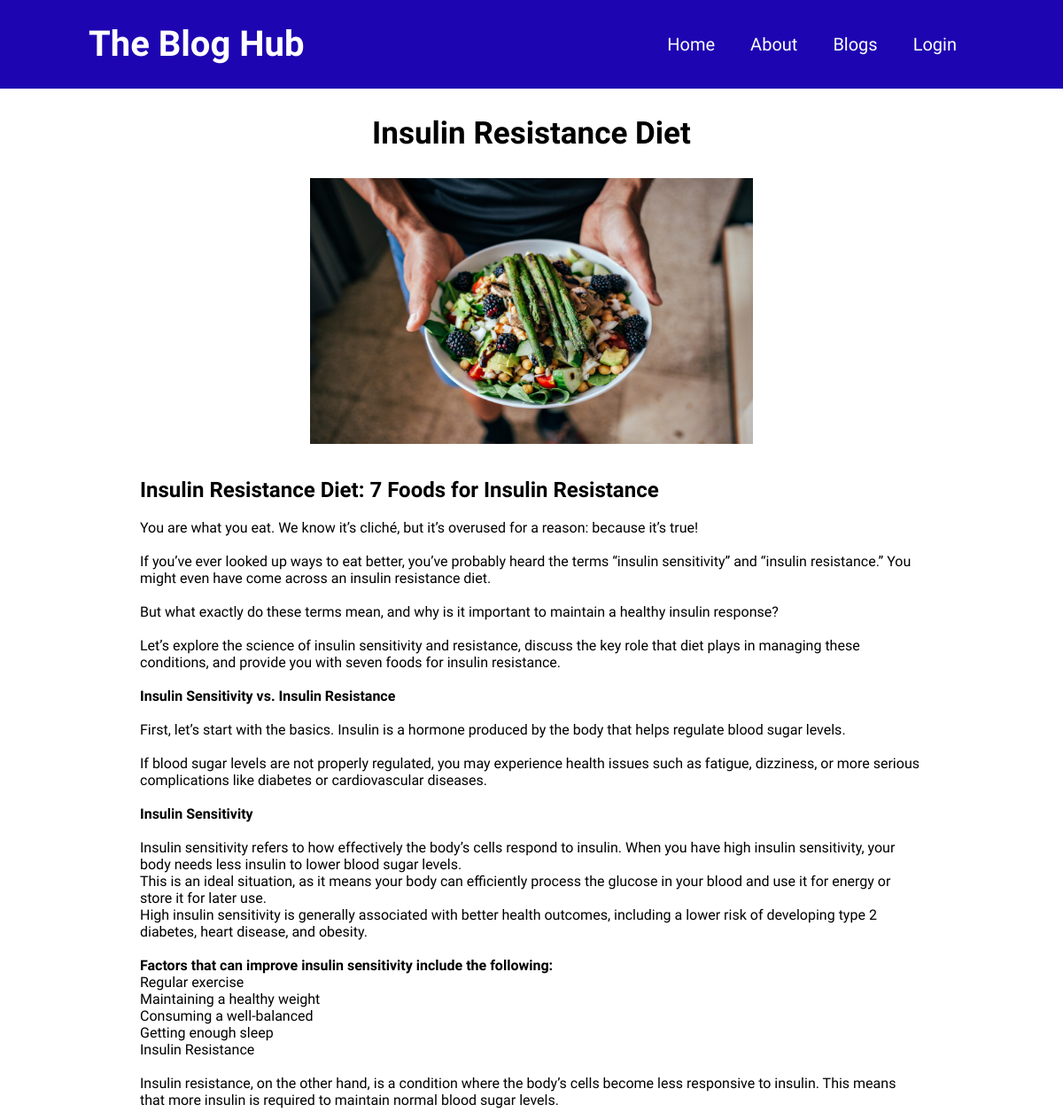
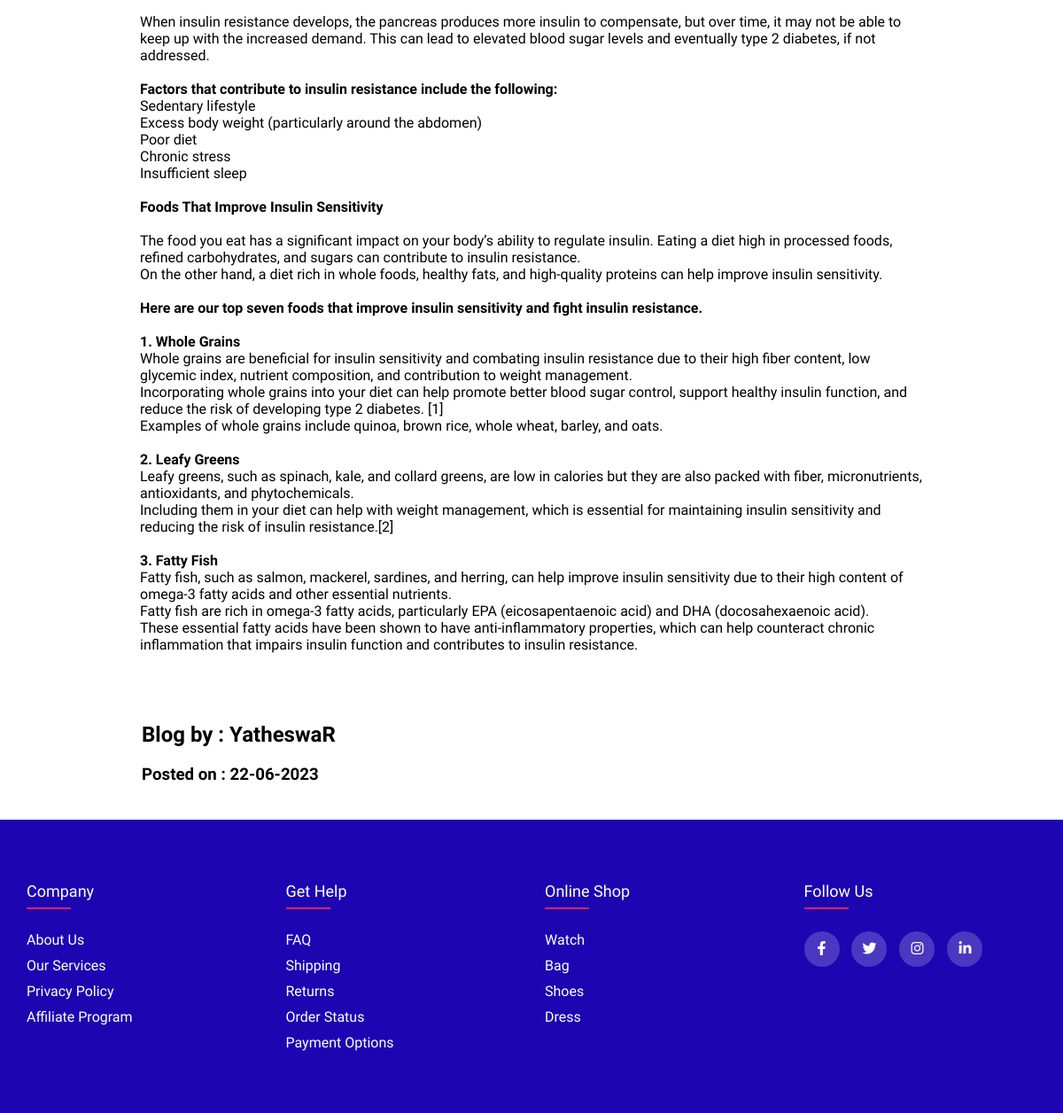
/single-blog.php?id=1, run on the app's committed database (2 pictures, top to bottom).
### tables this page shows
CREATE TABLE `blogs` (
  `id` int(100) NOT NULL,
  `title` text DEFAULT NULL,
  `description` text DEFAULT NULL,
  `image` longblob DEFAULT NULL,
  `category` text DEFAULT NULL,
  `author` text DEFAULT NULL,
  `blogid` text DEFAULT NULL,
  `createdat` datetime(6) DEFAULT current_timestamp(6)
);

### single-blog.php (the view, shortened to what this page needs)
<?php
    if(isset($_GET["id"])){
        $id = $_GET["id"];
    }
    require_once('./config.php');
?>
<!DOCTYPE html>
<html lang="en">
<head>
    <link rel="stylesheet" href="./css/style.css">
    <link rel="stylesheet" href="https://cdnjs.cloudflare.com/ajax/libs/font-awesome/6.4.0/css/all.min.css" />
    <link href='https://unpkg.com/boxicons@2.1.4/css/boxicons.min.css' rel='stylesheet'>
</head>
<body>
    <nav class="navbar">
        <div class="logo">
            <h1>The Blog Hub</h1>
        </div>
        <ul class="links">
            <li><a href="./index.php">Home</a></li>
            <li><a href="#">About</a></li>
            <li><a href="./index.php#blogs">Blogs</a></li>
            <?php if(isset($_SESSION["id"])): ?>
                <li><a href="./admin-panel/blogs/index.php">Create a Blog</a></li>
                <li><a href="./logout.php" class="logout" onclick='return checklogout()'>LOGOUT</a></li>
            <?php else: ?>
                <li><a href="./login.php">Login</a></li>
            <?php endif; ?>
        </ul>
    </nav>
    <div class="single-blog">
        <div class="container">
            <?php
                $blog = mysqli_query($db, "SELECT * FROM `blogs` WHERE id=$id");
                if(!$blog){
                    die("Query Failed...".mysqli_error($db));
                }
                else{
                    $row = mysqli_fetch_assoc($blog);
                    $original_date = $row['createdat'];
                    $original_date = new DateTime($original_date);
                    $new_date = $original_date->format("d-m-Y");
                    echo "
                        <h1>$row[title]</h1>
                        <img src='./db-images/blogs/$row[image]' alt=''>
                        <div class='description'>$row[description]</div>
                        <div class='author'>
                            <h2>Blog by : $row[author]</h2>
                            <h3>Posted on : $new_date</h3>
                        </div>
                    ";
                }
            ?>
        </div>
    </div>
    <footer class="footer">
        <div class="container">
            <div class="row">
                <div class="footer-col">
                    <h4>company</h4>
                    <ul>
                        <li><a href='#'>about us</a></li>
                        <li><a href='#'>our services</a></li>
                        <li><a href='#'>privacy policy</a></li>
                        <li><a href='#'>affiliate program</a></li>
                    </ul>
                </div>
                <div class="footer-col">
                    <h4>get help</h4>
                    <ul>
                        <li><a href='#'>FAQ</a></li>
                        <li><a href='#'>shipping</a></li>
                        <li><a href='#'>returns</a></li>
                        <li><a href='#'>order status</a></li>
                        <li><a href='#'>payment options</a></li>
                    </ul>
                </div>
                <div class="footer-col">
                    <h4>online shop</h4>
                    <ul>
                        <li><a href='#'>watch</a></li>
                        <li><a href='#'>bag</a></li>
                        <li><a href='#'>shoes</a></li>
                        <li><a href='#'>dress</a></li>
                    </ul>
                </div>
                <div class="footer-col">
                    <h4>follow us</h4>
                    <div class="social-links">
                        <a href='#'><i class="fab fa-facebook-f"></i></a>
                        <a href='#'><i class="fab fa-twitter"></i></a>
                        <a href='#'><i class="fab fa-instagram"></i></a>
                        <a href='#'><i class="fab fa-linkedin-in"></i></a>
                    </div>
                </div>
            </div>
        </div>
    </footer>
</body>
</html>

### css/style.css (style rules this page uses)
* { margin: 0; padding: 0; box-sizing: border-box; font-family: 'Hanken Grotesk', sans-serif; }
body { scroll-behavior: smooth; }
:root { --primary-color: #1d06b1; --white: #fff; --black: #000; --red: rgb(238, 17, 17); --box-shadow: 2px 10px 2px 2px rgba(68, 68, 212, 0.5); --tagline: #777; --blog-title: rgb(17, 17, 227); --button: rgb(39, 39, 234); --button-hover: rgb(4, 4, 131); }
nav.navbar { display: flex; background-color: var(--primary-color); height: 100px; width: 100%; justify-content: space-between; overflow: hidden; position: fixed; z-index: 1000; }
.navbar .logo h1 { font-size: 40px; color: var(--white); line-height: 100px; margin-left: 100px; }
.navbar ul.links { display: flex; line-height: 60px; list-style: none; margin-right: 100px; }
.navbar .links li { padding: 20px; }
.navbar .links li a { font-size: 20px; color: var(--white); text-decoration: none; }
.footer { position: relative; top: 100px; }
.footer .container { max-width: 1170px; margin: auto; }
.footer .row { display: flex; flex-wrap: wrap; }
.footer ul { list-style: none; }
.footer { background-color: var(--primary-color); padding: 70px 0; }
.footer-col { width: 25%; padding: 0 15px; }
.footer-col h4 { font-size: 18px; color: var(--white); text-transform: capitalize; margin-bottom: 35px; font-weight: 500; position: relative; }
.footer-col h4::before { content: ''; position: absolute; left: 0; bottom: -10px; background-color: #e91e63; height: 2px; box-sizing: border-box; width: 50px; }
.footer-col ul li:not(:last-child) { margin-bottom: 10px; }
.footer-col ul li a { font-size: 16px; text-transform: capitalize; color: var(--white); text-decoration: none; font-weight: 300; color: var(--white); display: block; transition: all 0.3s ease; }
.footer-col .social-links a { display: inline-block; height: 40px; width: 40px; background-color: rgba(255, 255, 255, 0.2); margin: 0 10px 10px 0; text-align: center; line-height: 40px; border-radius: 50%; color: var(--white); transition: all 0.5s ease; }
.single-blog { position: relative; top: 100px; width: 100%; min-height: 100vh; }
.single-blog .container { width: 80%; min-height: inherit; margin: auto; display: flex; flex-direction: column; justify-content: center; align-items: center; }
.single-blog .container h1 { text-align: center; padding: 10px; margin: 20px; font-size: 35px; }
.single-blog .container img { height: 300px; width: 500px; }
.single-blog .container .description { padding: 18px; margin: 20px; }
.single-blog .container .author { padding: 20px; margin: 10px; align-self: start; text-align: left; }
.single-blog .container .author h2, h3 { padding: 10px; }

### data on the page
blogs: title "Insulin Resistance Diet", image (picture), description "Insulin Resistance Diet: 7 Foods for Insulin Resistance You are what you eat. We know it’s cliché, but it’s overused for a reason: because it’s true! If you’ve ever looked up ways to eat better, you’ve probably heard the terms “insulin sensitivity” and “insulin resistance.” You might even have come across an insulin resistance diet. But what exactly do these terms mean, and why is it important to maintain a healthy insulin response? Let’s explore the science of insulin sensitivity and resistance, discuss the key role that diet plays in managing these conditions, and provide you with seven foods for insulin resistance. Insulin Sensitivity vs. Insulin Resistance First, let’s start with the…", author "YatheswaR", createdat "22-06-2023"
